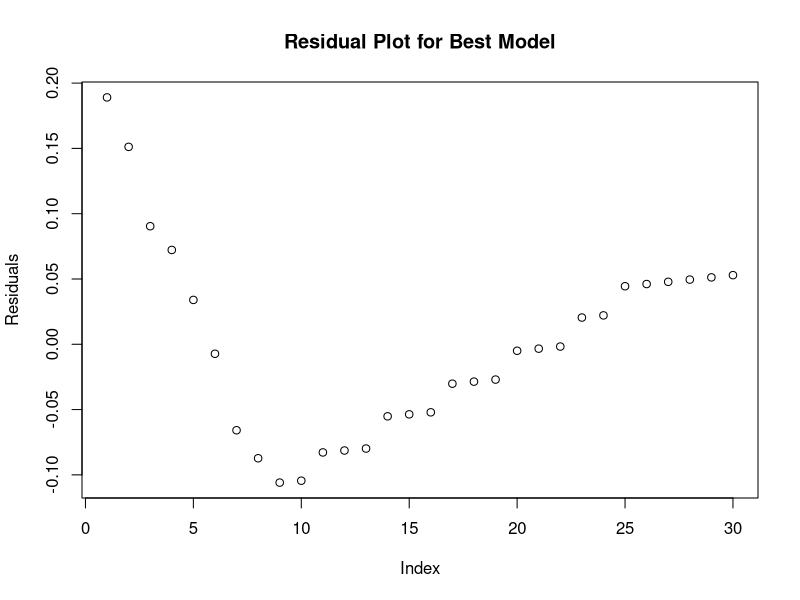
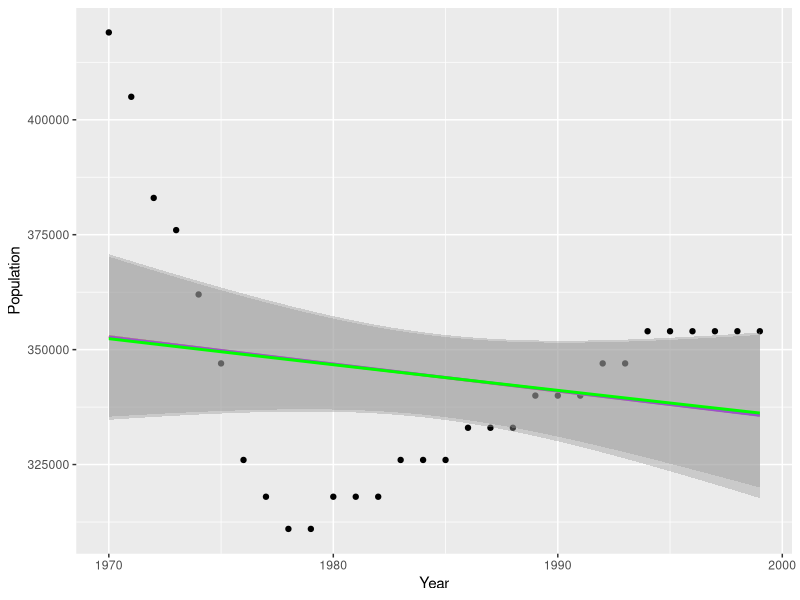
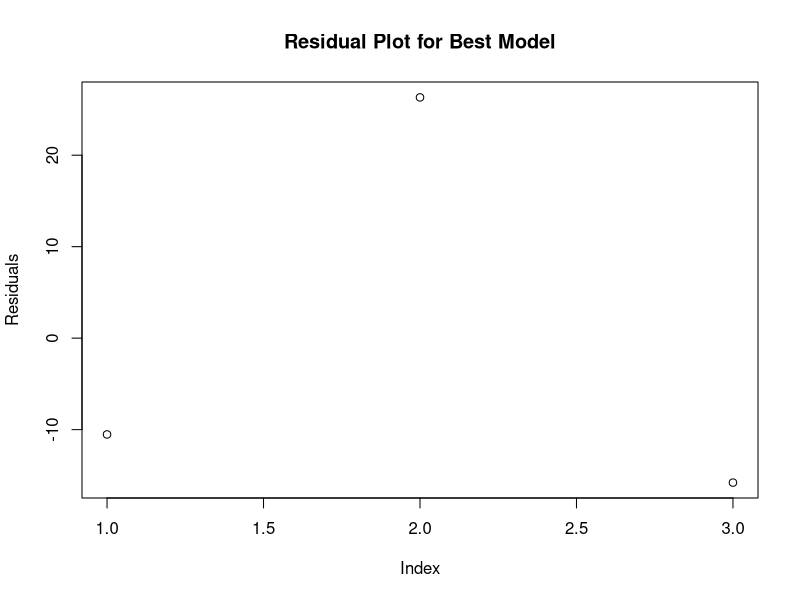

Write the R code that produced these figures, in order. (Note: this script raises an error after producing the figures.)
## ---- chunk 1
#xx for discrete, we'll do classic glm, poi, nb, nls
# may be helpful to export:
library(tidyverse)
library(here)
library(MASS)
whale <- read_csv(here("data", "sperm_whale_pop.csv"))
#monarch <- read_csv(here("data", "monarch.csv"))
addax <- read_csv(here("data", "addax.csv"))
grizzly_ukraine <- read_csv(here("data", "grizzly_ukraine.csv"))
ringed_seal <- read_csv(here("data", "ringed_seal_finland.csv"))
## ---- chunk 2

pop.decline <- function(df, ntimes){
  
  glm.fit <- glm(df$Population ~ df$Year, data = df)
  fit.poi <- glm(df$Population ~ df$Year, data = df, family = "poisson")
  fit.nb <- glm.nb(df$Population ~ df$Year, data = df)
  fits <- list((glm.fit), (fit.poi), (fit.nb))
  #lm.fit <- lm(log(Population) ~ log(Year), data = df)
  
  #compare AIC
  mods <- c("Linear Model", "Poisson", "Negative Binomial")
  aics <- c(summary(glm.fit)$aic, summary(fit.poi)$aic, summary(fit.nb)$aic)
  best_model <- fits[[order(aics)[1]]]
  aic_summary <- cat("AIC for Each Model", "\n",
               mods[1], ": ", aics[1], "\n", 
               mods[2], ": ", aics[2], "\n",
               mods[3], ": ", aics[3], "\n")
  
  #show plot with each model fit
  plot1 <- ggplot(data = df, aes(x = Year, y = Population)) +
  geom_point() +
  geom_smooth(method='glm',formula=y~x, method.args = list(family = "poisson"), color
      = "orange") +
  geom_smooth(method='glm',formula=y~x, color = "purple") + 
  geom_smooth(method='glm.nb',formula=y~x, color = "green")
  labs(x = "Year", y = "Population")
  
  #show residual plot for lowest aic model
  resid.plot1 <- plot(best_model$residuals, main = "Residual Plot for Best Model",
                      ylab = "Residuals")
  
  # do simulation for lowest aic
  n <- length(df$Population)
  y.hat <- best_model$fitted.values
  
  if(order(aics)[1] == 2){
    y.rep <- matrix(ncol = ntimes, data = c(rpois(n*ntimes, y.hat)))
  } else if(order(aics)[1] == 3){
    y.rep <- matrix(ncol = ntimes, data = c(rnegbin(n = n*ntimes, mu = y.hat, 
                  theta = summary(fit.nb)$theta)))
  } else {
    new_data <- data.frame("Year" = seq(max(df$Year)+1, max(df$Year) + n*ntimes, 1))
    preds <- predict(glm_model, newdata = new_data, type = 'response')
    preds <- preds + runif(n = n*ntimes, min = min(glm.fit$residuals), max =  
              max(glm.fit$residuals))
    y.rep <- matrix(ncol = ntimes, data = preds)
  }
    
  years <- c(min(df$Year):max(df$Year))
  y.rep.sort <- -apply(-y.rep, 2, sort)
  #sim_reg <- apply(y.rep.sort, 2, lm())#problem!!!
  y.coefs <- t(apply(y.rep.sort, 2, function(y.col) lm(y.col~years)$coef))
  end.dates <- -y.coefs[,1] / y.coefs[,2]
  end.date <- cat("Predicted Extinction: ", mean(end.dates))

  #return stuff
  structure(list(aic_summary, end.date))
  return(list(plot1, resid.plot1))
}
## ---- chunk 3
pop.decline(df = whale, ntimes = 100)
pop.decline(df = addax, ntimes = 100)
pop.decline(df = grizzly_ukraine, ntimes = 100)
pop.decline(df = ringed_seal, ntimes = 100)
